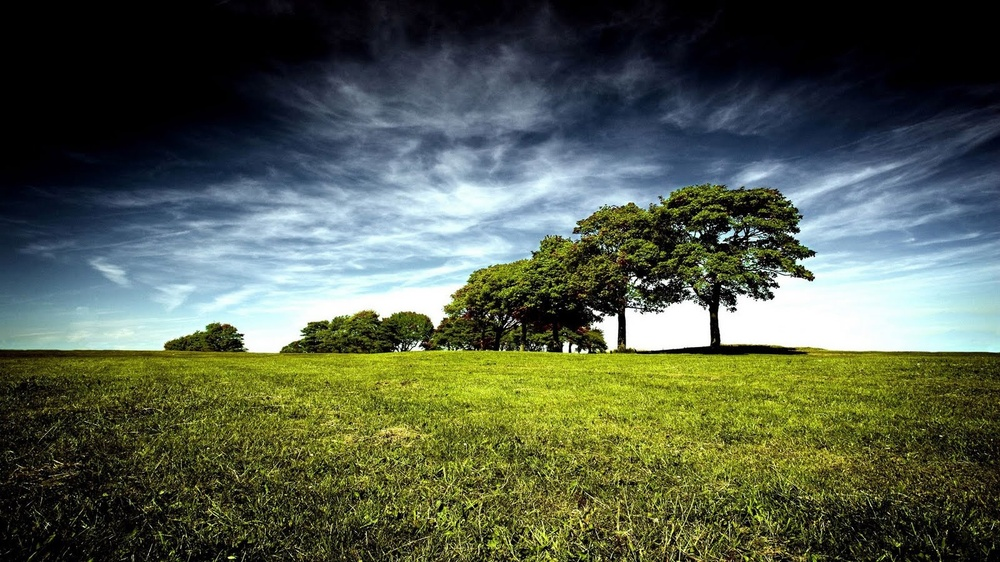
#> input picture images/image1.jpg, 1000 x 562 px, shrunk from 1600 x 900 before the run
$ jupyter execute pca_for_imgs.ipynb   (shell and % lines are left out)   (older library calls are emulated)
#> lines starting #> are read from the running program, lines starting #| are printed output that depends on the picture
[cell 1]
from sklearn.decomposition import PCA
import cv2
import numpy as np
from scipy import ndimage
from scipy import misc
import os
from sys import getsizeof

[cell 2]
# img = misc.imread('image5.jpg')
# # img = np.float32(Z)
# print(type(img))
# print(img.shape)

import matplotlib.image as mpimg
img = mpimg.imread('./images/image1.jpg')
#> img is the input picture: shape (562, 1000, 3); mean R, G, B 83.6, 93.3, 75.8
getsizeof(img)
#> Out = 144

[cell 3]
img_r = np.reshape(img, (img.shape[0], img.shape[1]*img.shape[2]))
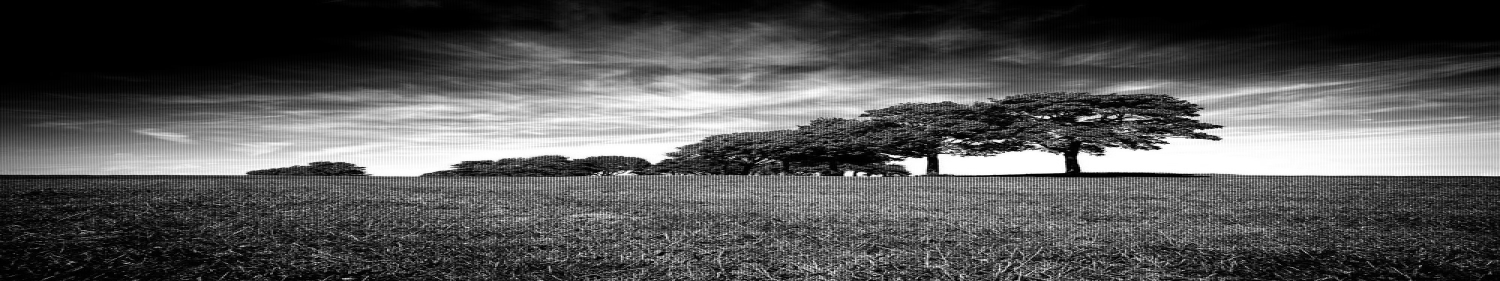
#> img_r: shape (562, 3000) (shown at 1/2 size); min 0, max 255, mean 84.2
img_r.shape
#> Out = (562, 3000)

[cell 4]
pca = PCA(3)
pca.fit(img_r)

[cell 5]
img_c = pca.transform(img_r)
#> img_c = 562 rows, first 8: [-4102.9, -792.4, -1910.6], [-4095.2, -784.7, -1906], [-4085.5, -774.1, -1899.4], [-4079.6, -766.6, -1891.5], [-4073.7, -761.2, -1888.9], [-4070.5, -757.7, -1884.2], [-4065.4, -746.3, -1877], [-4065.3, -744.3, -1875]
img_c.shape
#> Out = (562, 3)

[cell 6]
temp = pca.inverse_transform(img_c)
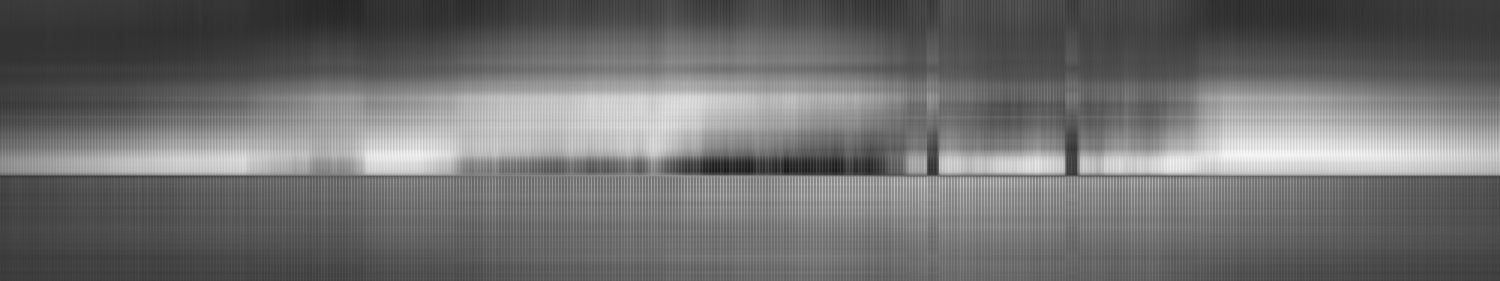
#> temp: shape (562, 3000) float64 (shown at 1/2 size); min -83.06, max 302.4, mean 84.2; drawn with min black and max white
print(temp.shape)
#| (562, 3000)

[cell 7]
temp = np.reshape(temp, (img.shape[0],img.shape[1],img.shape[2]))
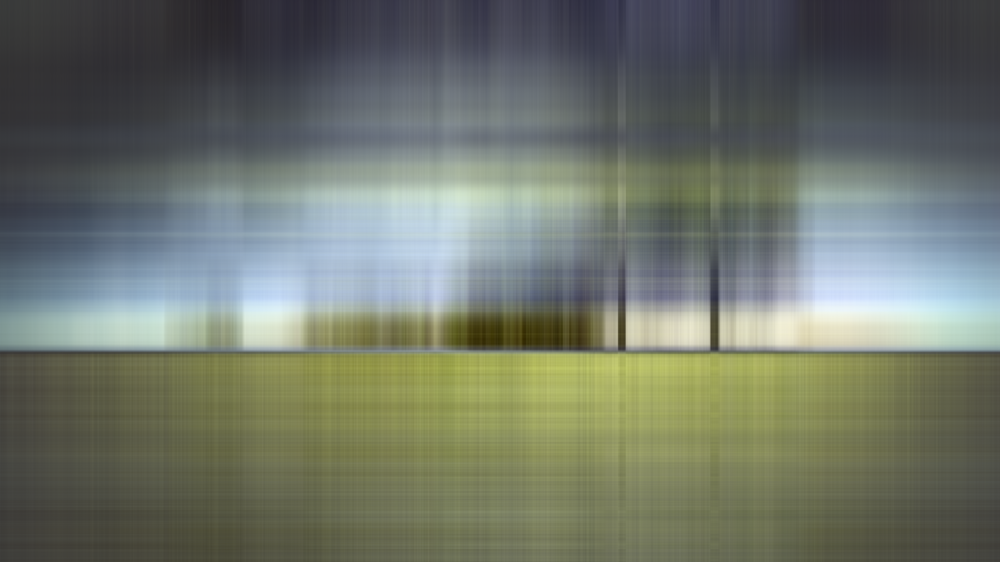
#> temp: shape (562, 1000, 3) float64; mean R, G, B 83.6, 93.3, 75.8; drawn with min black and max white
print(temp.shape)
#| (562, 1000, 3)

[cell 8]
import matplotlib.pyplot as plt
plt.axis('off')
plt.imshow(img)

[cell 9]
plt.axis('off')
plt.imshow(temp)
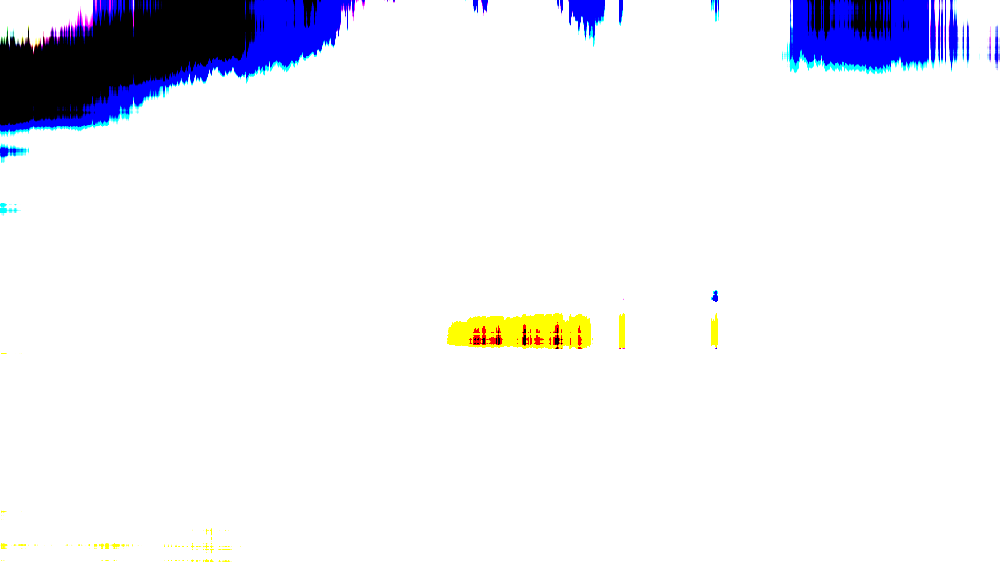
#> shown: shape (562, 1000, 3) float64; mean R, G, B 0.926, 0.928, 0.954

[cell 10]
print(getsizeof(img))
#| 144
print(getsizeof(temp))
#| 144

[cell 11]
misc.imsave('temp.jpg', temp)

$ run again, with images/image5.jpg copied over images/image1.jpg
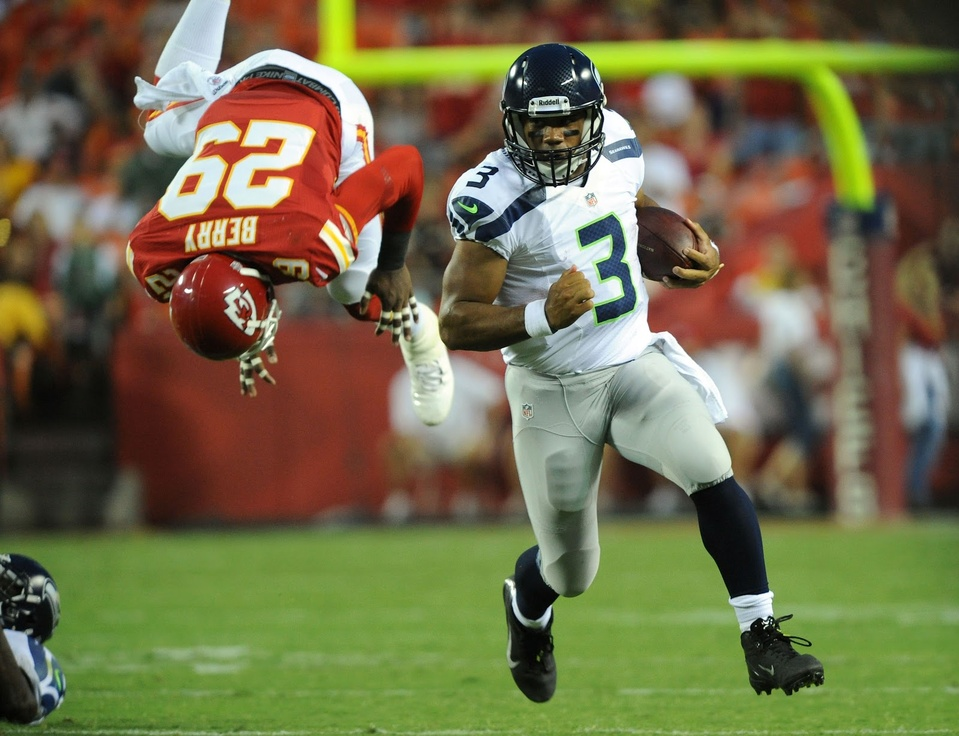
#> input picture images/image5.jpg, 959 x 736 px, shrunk from 1600 x 1227 before the run
#> img is the input picture: shape (736, 959, 3); mean R, G, B 113.6, 108.4, 73.6
#> `getsizeof(img)`: Out = 144
#> `img_r = np.reshape(img, (img.shape[0], img.shape[1]*img.shape[2]))`:
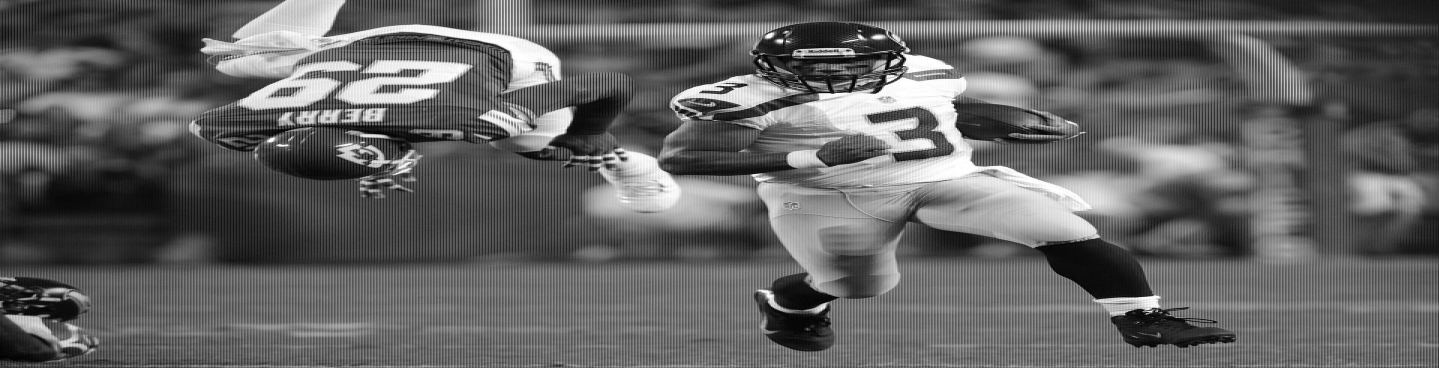
#> img_r: shape (736, 2877) (shown at 1/2 size); min 0, max 255, mean 98.5
#> img_c = 736 rows, first 8: [1288.6, -1898.7, -506.5], [1323, -1887.6, -503.1], [1351.5, -1863.3, -493.2], [1369.7, -1842.6, -494.4], [1385.1, -1815.8, -486.1], [1397.7, -1787.7, -483.6], [1405.5, -1749.1, -483.8], [1415.6, -1716.5, -475.1]
#| (736, 2877)
#| (736, 959, 3)
#> `[cell 9] plt.axis('off') plt.imshow(temp)`:
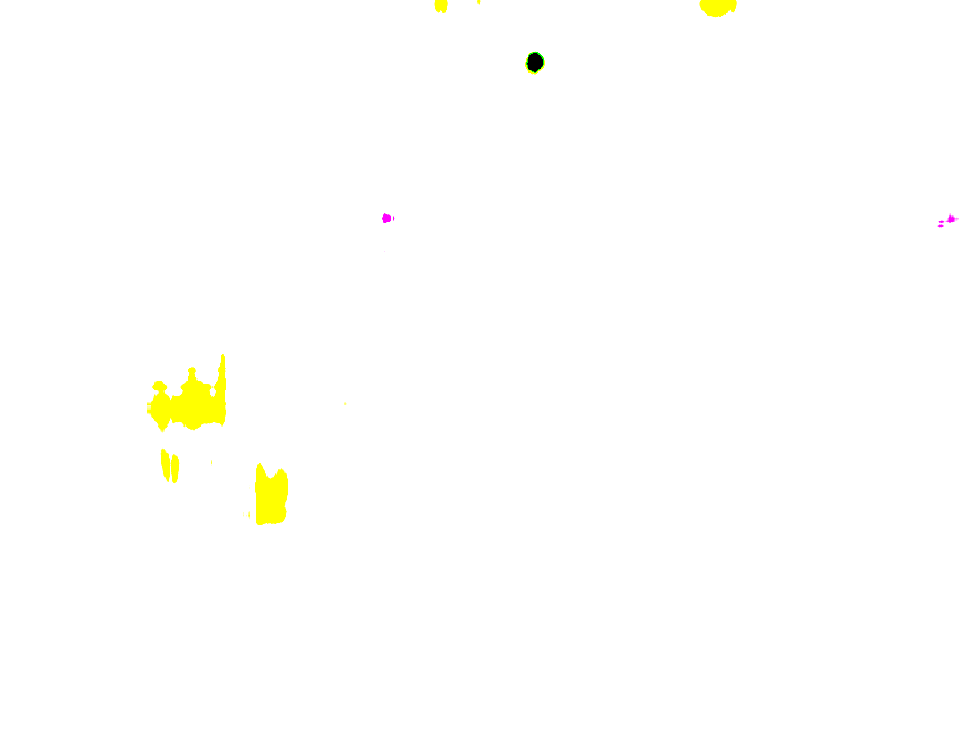
#> shown: shape (736, 959, 3) float64; mean R, G, B 1, 0.999, 0.991
#| 144
#| 144

$ run again, with images/image2.jpg copied over images/image1.jpg
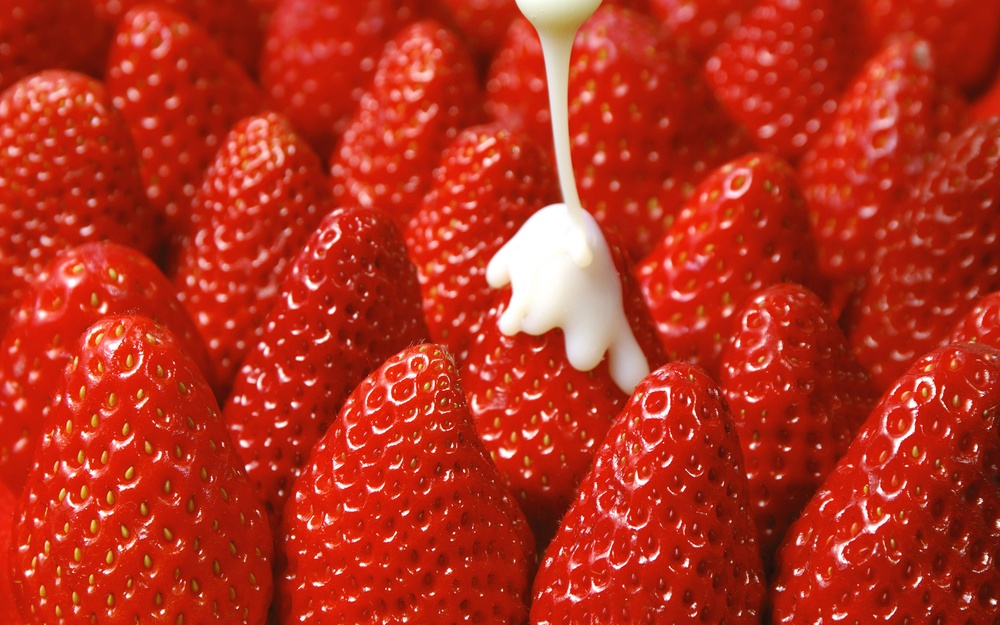
#> input picture images/image2.jpg, 1000 x 625 px, shrunk from 1920 x 1200 before the run
#> img is the input picture: shape (625, 1000, 3); mean R, G, B 183.1, 47.8, 29.5
#> `getsizeof(img)`: Out = 144
#> `img_r = np.reshape(img, (img.shape[0], img.shape[1]*img.shape[2]))`:
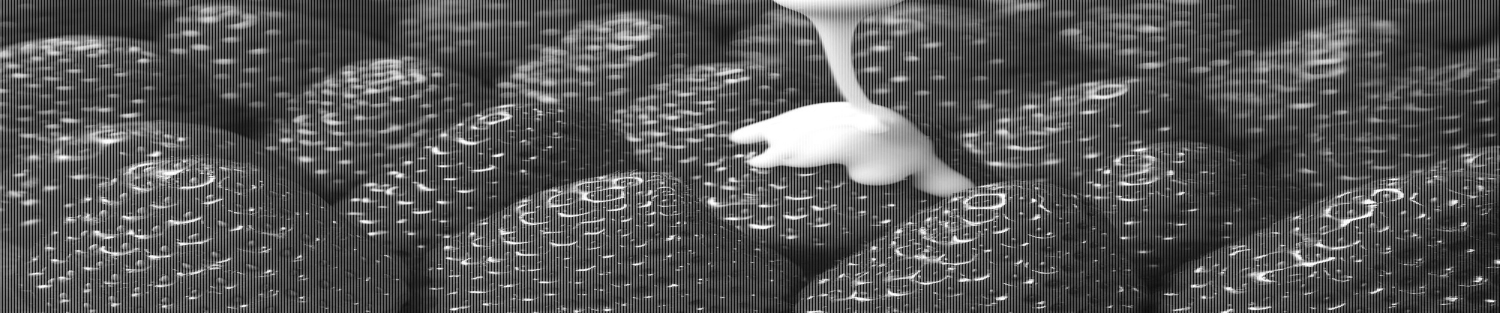
#> img_r: shape (625, 3000) (shown at 1/2 size); min 0, max 255, mean 86.8
#> img_c = 625 rows, first 8: [1612.9, 240.3, -145.9], [1554.1, 240, -167.3], [1493, 238.4, -184.4], [1433.2, 240.6, -198.2], [1366.6, 240.7, -207.5], [1309.5, 238.7, -215.2], [1240.9, 231, -207.4], [1176.8, 224.3, -193.7]
#| (625, 3000)
#| (625, 1000, 3)
#> `[cell 9] plt.axis('off') plt.imshow(temp)`:
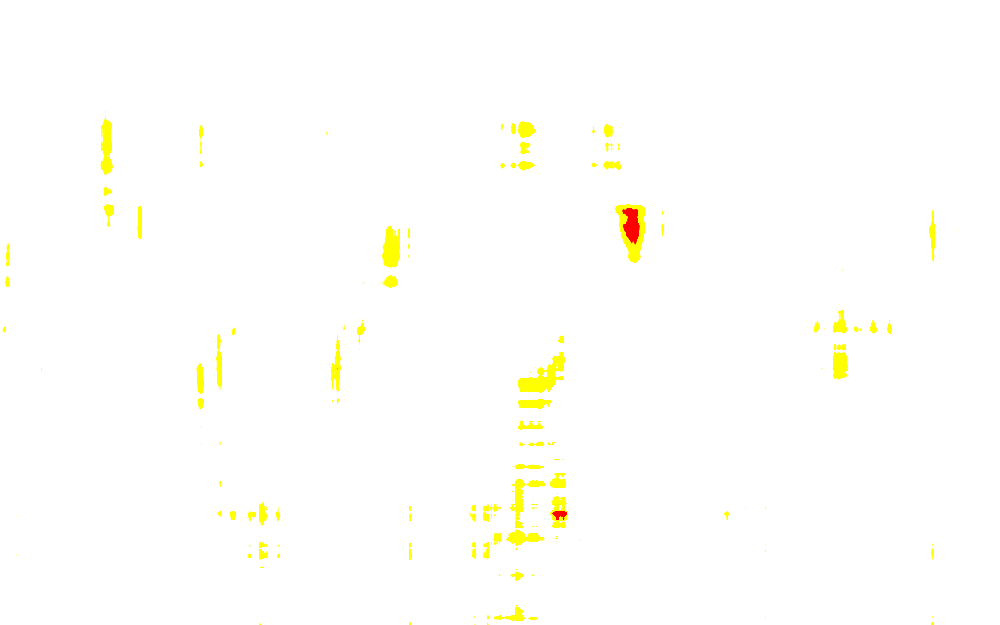
#> shown: shape (625, 1000, 3) float64; mean R, G, B 1, 0.999, 0.984
#| 144
#| 144

$ run again, with images/image3.jpg copied over images/image1.jpg
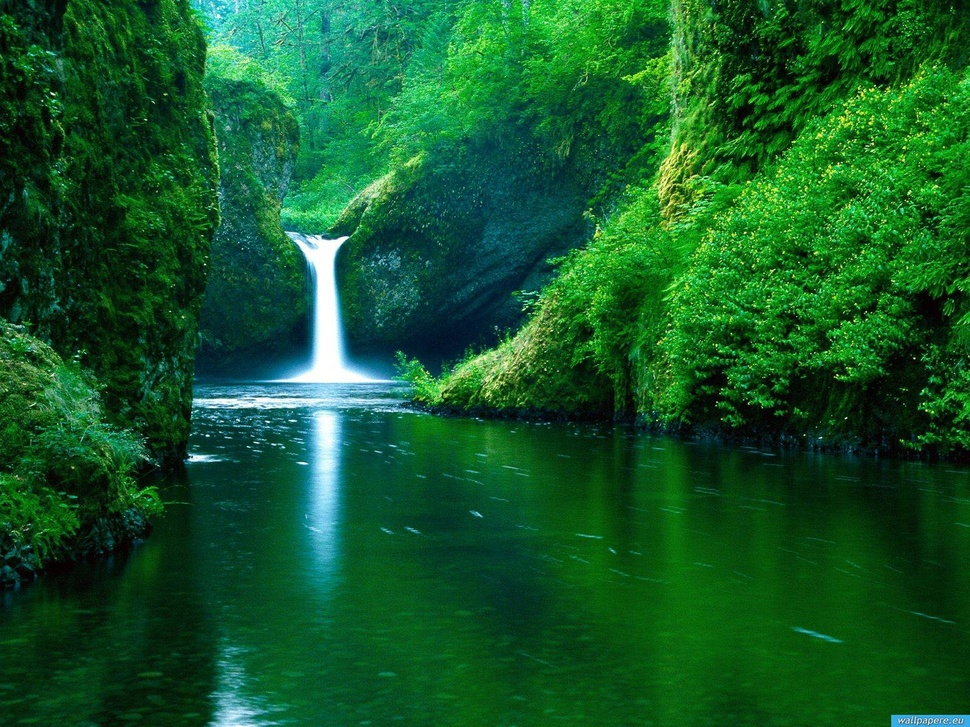
#> input picture images/image3.jpg, 970 x 727 px, shrunk from 1600 x 1200 before the run
#> img is the input picture: shape (727, 970, 3); mean R, G, B 19.6, 88, 40.3
#> `getsizeof(img)`: Out = 144
#> `img_r = np.reshape(img, (img.shape[0], img.shape[1]*img.shape[2]))`:
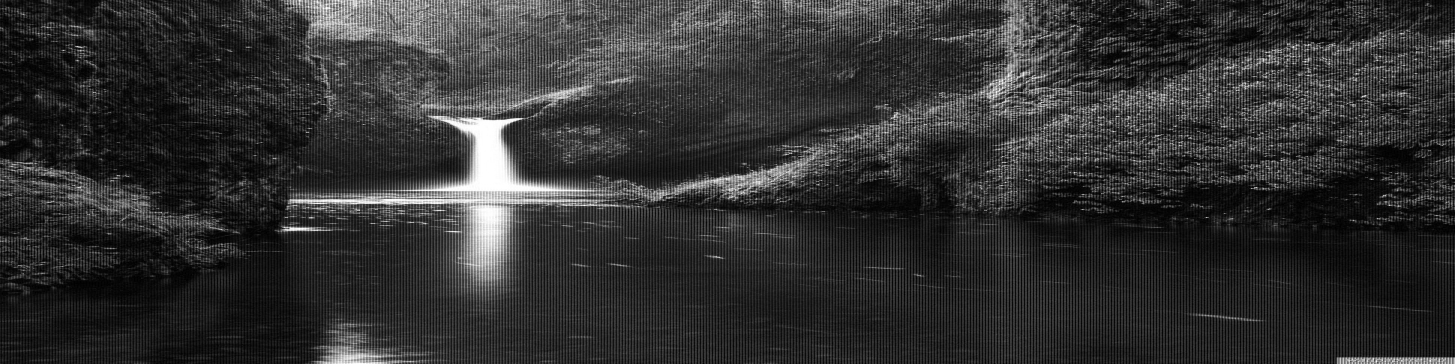
#> img_r: shape (727, 2910) (shown at 1/2 size); min 0, max 255, mean 49.3
#> img_c = 727 rows, first 8: [2056.6, 181.7, 44.38], [1981, 224.7, 19.92], [1934.1, 160.9, -10.34], [1986.7, 268.6, -36.07], [1938.7, 322, -51.34], [2013, 263.8, -61.14], [2037.6, 237.6, -76.55], [2026.7, 266.1, -80.57]
#| (727, 2910)
#| (727, 970, 3)
#> `[cell 9] plt.axis('off') plt.imshow(temp)`:
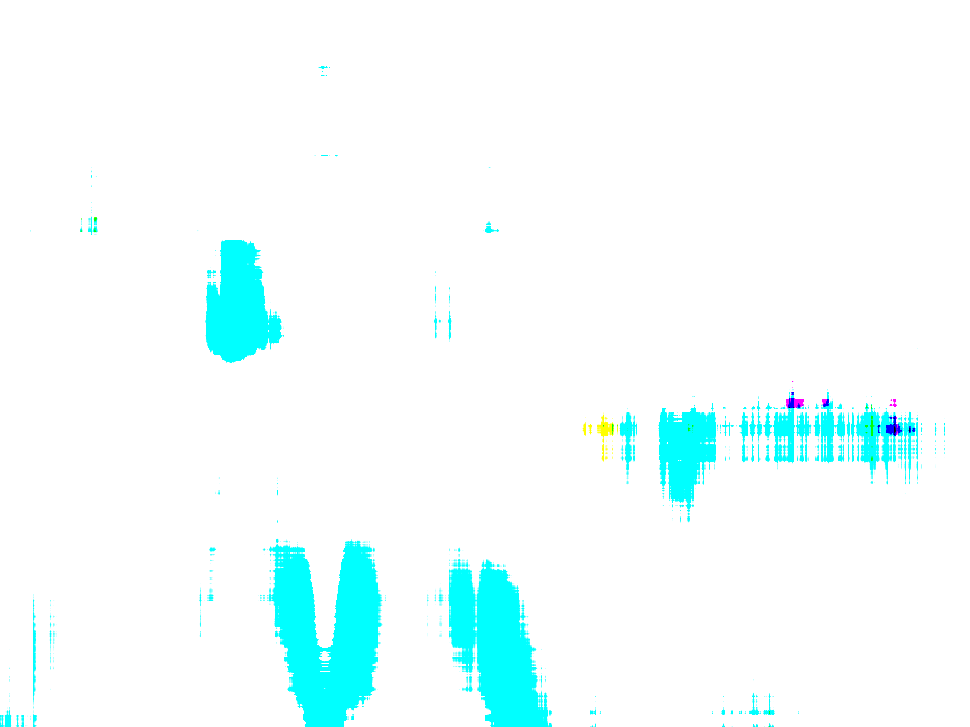
#> shown: shape (727, 970, 3) float64; mean R, G, B 0.941, 0.999, 0.999
#| 144
#| 144
